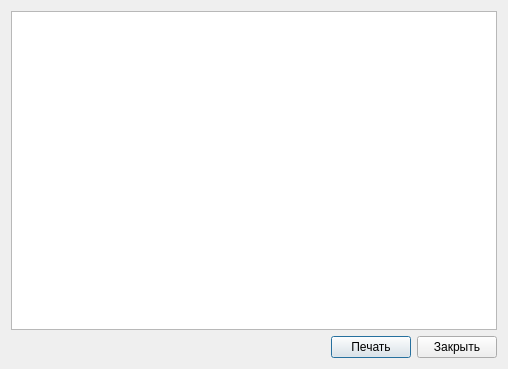
<?xml version="1.0" encoding="UTF-8"?>
<ui version="4.0">
 <class>ReportBands</class>
 <widget class="QDialog" name="ReportBands">
  <property name="geometry">
   <rect>
    <x>0</x>
    <y>0</y>
    <width>508</width>
    <height>369</height>
   </rect>
  </property>
  <property name="windowTitle">
   <string>Отчет по диапазонам</string>
  </property>
  <layout class="QGridLayout" name="gridLayout">
   <item row="0" column="0">
    <widget class="QTableView" name="tableView">
     <property name="selectionBehavior">
      <enum>QAbstractItemView::SelectRows</enum>
     </property>
    </widget>
   </item>
   <item row="1" column="0">
    <layout class="QHBoxLayout" name="horizontalLayout">
     <item>
      <spacer name="horizontalSpacer">
       <property name="orientation">
        <enum>Qt::Horizontal</enum>
       </property>
       <property name="sizeHint" stdset="0">
        <size>
         <width>40</width>
         <height>20</height>
        </size>
       </property>
      </spacer>
     </item>
     <item>
      <widget class="QPushButton" name="PrintButton">
       <property name="text">
        <string>Печать</string>
       </property>
      </widget>
     </item>
     <item>
      <widget class="QPushButton" name="CloseButton">
       <property name="text">
        <string>Закрыть</string>
       </property>
      </widget>
     </item>
    </layout>
   </item>
  </layout>
 </widget>
 <resources/>
 <connections/>
</ui>
